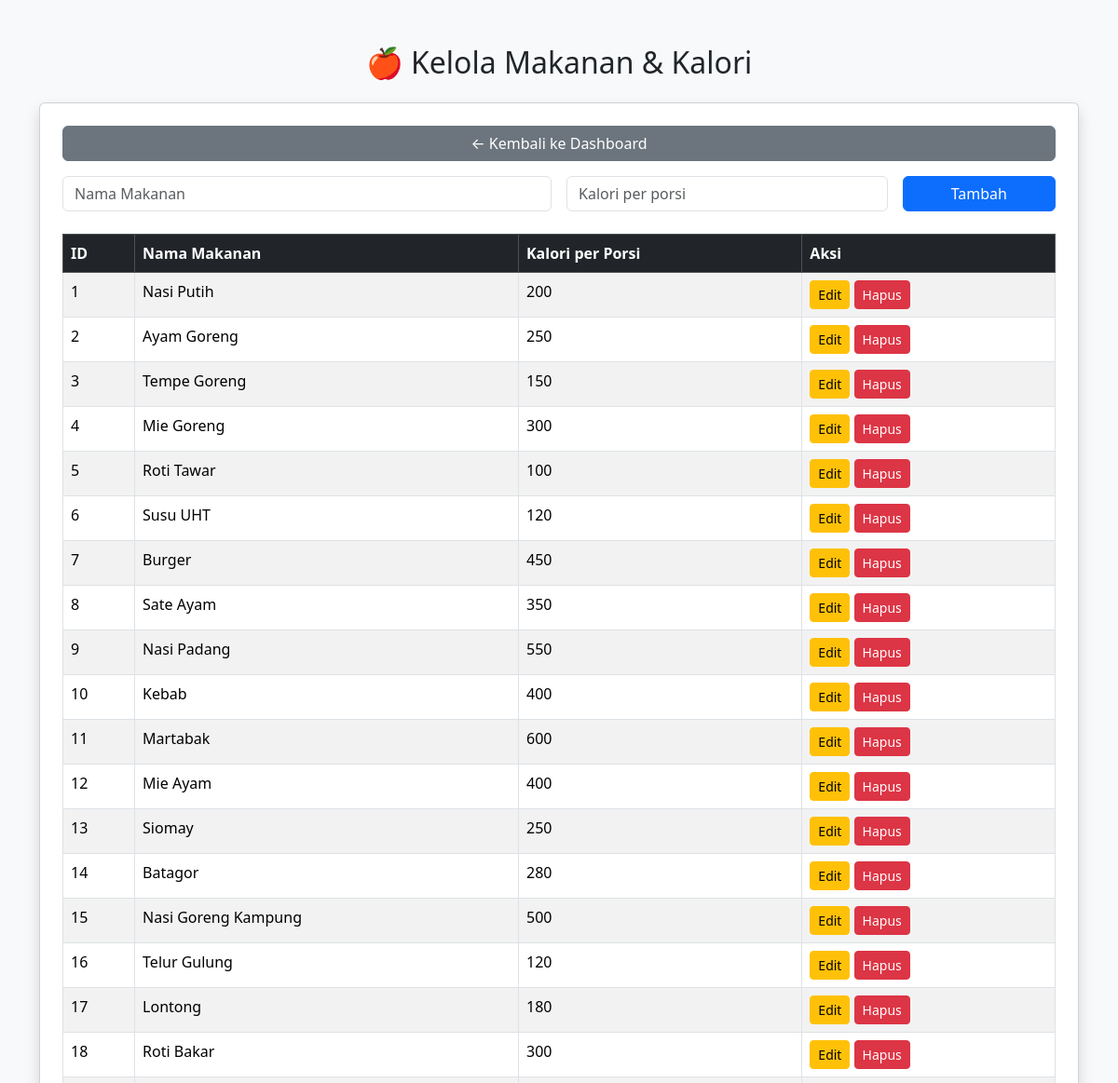
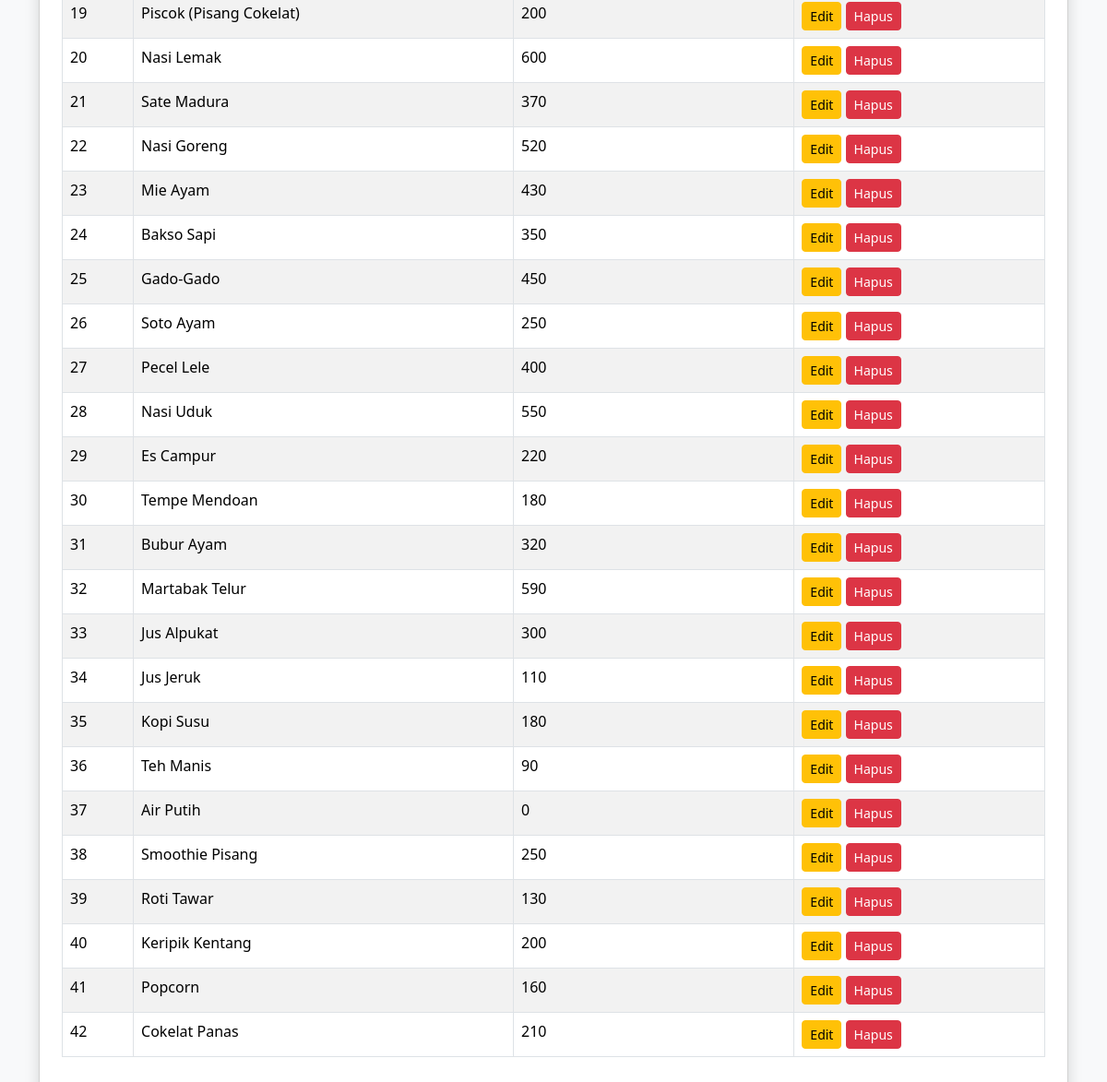
Screenshot of /admin/foods.php (signed in) with the database file from the repository (2 pictures, top to bottom).
### tables this page shows
CREATE TABLE `foods` (
  `id` int(11) NOT NULL,
  `nama_makanan` varchar(100) DEFAULT NULL,
  `kalori_per_porsi` float DEFAULT NULL
);

### admin/foods.php (the view, shortened to what this page needs)
<?php
include("../config/db.php");
$result = $conn->query("SELECT * FROM foods ORDER BY id ASC");
?>
<!DOCTYPE html>
<html lang="id">
<head>
  <link rel="stylesheet" href="https://cdn.jsdelivr.net/npm/bootstrap@5.3.3/dist/css/bootstrap.min.css">
</head>
<body class="bg-light">
<div class="container mt-5">
  <h2 class="text-center mb-4">🍎 Kelola Makanan & Kalori</h2>
  <div class="card p-4 shadow">
    <a href="dashboard.php" class="btn btn-secondary mb-3">← Kembali ke Dashboard</a>
    <form method="POST" class="row g-3 mb-4">
      <div class="col-md-6">
        <input type="text" name="nama" class="form-control" placeholder="Nama Makanan" required>
      </div>
      <div class="col-md-4">
        <input type="number" name="kalori" class="form-control" placeholder="Kalori per porsi" required>
      </div>
      <div class="col-md-2 d-grid">
        <button type="submit" name="tambah" class="btn btn-primary">Tambah</button>
      </div>
    </form>
    <table class="table table-bordered table-striped">
      <thead class="table-dark">
        <tr>
          <th>ID</th>
          <th>Nama Makanan</th>
          <th>Kalori per Porsi</th>
          <th>Aksi</th>
        </tr>
      </thead>
      <tbody>
        <?php while ($row = $result->fetch_assoc()): ?>
        <tr>
          <td><?= $row['id'] ?></td>
          <td><?= htmlspecialchars($row['nama_makanan']) ?></td>
          <td><?= $row['kalori_per_porsi'] ?></td>
          <td>
            <button class="btn btn-warning btn-sm" data-bs-toggle="modal" data-bs-target="#editModal<?= $row['id'] ?>">Edit</button>
            <a href="?hapus=<?= $row['id'] ?>" class="btn btn-danger btn-sm" onclick="return confirm('Hapus data ini?')">Hapus</a>
          </td>
        </tr>
        <?php endwhile; ?>
      </tbody>
    </table>
  </div>
</div>
</body>
</html>

### rows the page displays
foods: id "1", nama_makanan "Nasi Putih", kalori_per_porsi "200"
foods: id "2", nama_makanan "Ayam Goreng", kalori_per_porsi "250"
foods: id "3", nama_makanan "Tempe Goreng", kalori_per_porsi "150"
foods: id "4", nama_makanan "Mie Goreng", kalori_per_porsi "300"
foods: id "5", nama_makanan "Roti Tawar", kalori_per_porsi "100"
foods: id "6", nama_makanan "Susu UHT", kalori_per_porsi "120"
foods: id "7", nama_makanan "Burger", kalori_per_porsi "450"
foods: id "8", nama_makanan "Sate Ayam", kalori_per_porsi "350"
foods: id "9", nama_makanan "Nasi Padang", kalori_per_porsi "550"
foods: id "10", nama_makanan "Kebab", kalori_per_porsi "400"
foods: id "11", nama_makanan "Martabak", kalori_per_porsi "600"
foods: id "12", nama_makanan "Mie Ayam", kalori_per_porsi "400"
foods: id "13", nama_makanan "Siomay", kalori_per_porsi "250"
foods: id "14", nama_makanan "Batagor", kalori_per_porsi "280"
foods: id "15", nama_makanan "Nasi Goreng Kampung", kalori_per_porsi "500"
foods: id "16", nama_makanan "Telur Gulung", kalori_per_porsi "120"
foods: id "17", nama_makanan "Lontong", kalori_per_porsi "180"
foods: id "18", nama_makanan "Roti Bakar", kalori_per_porsi "300"
foods: id "19", nama_makanan "Piscok (Pisang Cokelat)", kalori_per_porsi "200"
foods: id "20", nama_makanan "Nasi Lemak", kalori_per_porsi "600"
foods: id "21", nama_makanan "Sate Madura", kalori_per_porsi "370"
foods: id "22", nama_makanan "Nasi Goreng", kalori_per_porsi "520"
foods: id "23", nama_makanan "Mie Ayam", kalori_per_porsi "430"
foods: id "24", nama_makanan "Bakso Sapi", kalori_per_porsi "350"
foods: id "25", nama_makanan "Gado-Gado", kalori_per_porsi "450"
foods: id "26", nama_makanan "Soto Ayam", kalori_per_porsi "250"
foods: id "27", nama_makanan "Pecel Lele", kalori_per_porsi "400"
foods: id "28", nama_makanan "Nasi Uduk", kalori_per_porsi "550"
foods: id "29", nama_makanan "Es Campur", kalori_per_porsi "220"
foods: id "30", nama_makanan "Tempe Mendoan", kalori_per_porsi "180"
foods: id "31", nama_makanan "Bubur Ayam", kalori_per_porsi "320"
foods: id "32", nama_makanan "Martabak Telur", kalori_per_porsi "590"
foods: id "33", nama_makanan "Jus Alpukat", kalori_per_porsi "300"
foods: id "34", nama_makanan "Jus Jeruk", kalori_per_porsi "110"
foods: id "35", nama_makanan "Kopi Susu", kalori_per_porsi "180"
foods: id "36", nama_makanan "Teh Manis", kalori_per_porsi "90"
foods: id "37", nama_makanan "Air Putih", kalori_per_porsi "0"
foods: id "38", nama_makanan "Smoothie Pisang", kalori_per_porsi "250"
foods: id "39", nama_makanan "Roti Tawar", kalori_per_porsi "130"
foods: id "40", nama_makanan "Keripik Kentang", kalori_per_porsi "200"
foods: id "41", nama_makanan "Popcorn", kalori_per_porsi "160"
foods: id "42", nama_makanan "Cokelat Panas", kalori_per_porsi "210"
